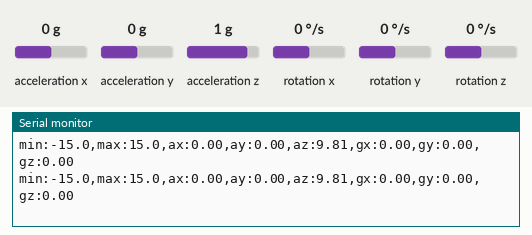
This program was run on a simulated ESP32. On the bench: the last lines printed to the serial monitor. Wiring (inferred from the names in the program): MPU-9250 motion sensor at I2C address 0x68. Inputs (shaded band) come from the test bench; at power-on: acceleration x 0 g, acceleration y 0 g, acceleration z 1 g, rotation x 0 °/s, rotation y 0 °/s, rotation z 0 °/s. The local clock reads 2024-03-15 10:24:30 at power-on unless the program sets it; storage starts empty.

Above: at 3.0 s.
3.1 s: acceleration x set to -1.4 g
At 3.8 s:
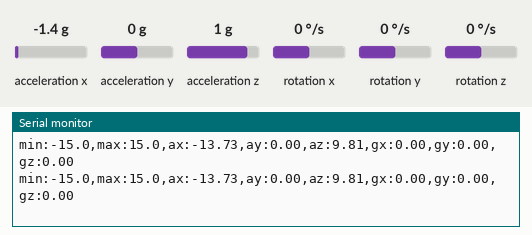
4.6 s: acceleration y set to -1.4 g
At 5.1 s:
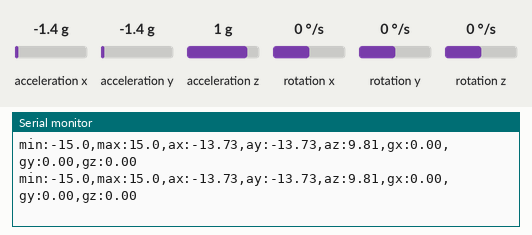
6.1 s: acceleration z set to -1.4 g
At 6.9 s:
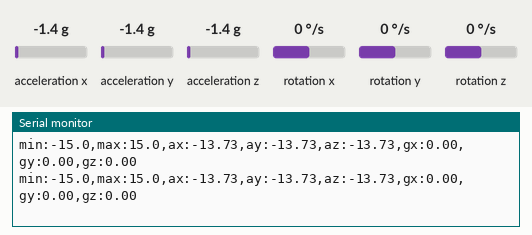
7.6 s: rotation x set to -192 °/s
At 8.5 s:
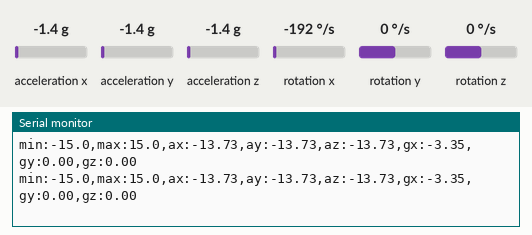
9.1 s: rotation y set to -192 °/s
At 9.7 s:
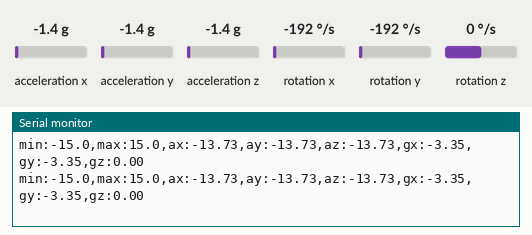

Measured:
- after the input at 3.1 s, the serial monitor: prints a new line at once (image 1)
- after the input at 4.6 s, the serial monitor: prints a new line at once (image 2)
- after the input at 6.1 s, the serial monitor: prints a new line at once (image 3)
- after the input at 7.6 s, the serial monitor: prints a new line at once (image 4)
- after the input at 9.1 s, the serial monitor: prints a new line at once (image 5)

The program:

main.cpp
```cpp
// ============================================================================
// Schindler Car Node — Dual-Core FreeRTOS Architecture
// ============================================================================
//
// CORE 1 (IMU & Sampling):
//   - Samples MPU6500 (raw register I²C, untouched original code)
//   - Fast Serial Plotter output
//   - DS3231 RTC timestamping (Wire1, GPIO 16/17)
//   - Pushes measurements into a lock-free FreeRTOS Queue (non-blocking)
//   - Runs at a strict, uninterrupted 50 Hz!
//
// CORE 0 (SD Card Logging & WiFi Telemetry):
//   - Drains the FreeRTOS Queue
//   - Writes CSV lines to SD card and flushes periodically
//   - Broadcasts live UDP packets to laptop
//   - Handles SD card retries without ever stalling the IMU!
//
// WIRING
// ──────────────────────────────────────────────────
//  MPU6500   →  ESP32          (I²C bus 0 — Wire)
//    VCC        3V3
//    GND        GND
//    SDA        GPIO 21
//    SCL        GPIO 22
//
//  DS3231    →  ESP32          (I²C bus 1 — Wire1)
//    VCC        3V3
//    GND        GND
//    SDA        GPIO 16
//    SCL        GPIO 17
//
//  SD Card   →  ESP32          (SPI — VSPI)
//    VCC        5V / VIN  (or 3V3 if module has no regulator)
//    GND        GND
//    CS         GPIO 5
//    MOSI       GPIO 23
//    MISO       GPIO 19
//    SCK        GPIO 18
// ──────────────────────────────────────────────────

#include <Arduino.h>
#include <Wire.h>
#include <RTClib.h>
#include <SPI.h>
#include <SD.h>
#include <WiFi.h>
#include <WiFiUdp.h>

// ---- WiFi Access Point ----
const char* AP_SSID = "Schindler_CarNode";
const char* AP_PASS = "schindler5000";
#define UDP_PORT 4210

// ---- Pin map ----
#define SDA_PIN     21   // IMU I²C (bus 0)
#define SCL_PIN     22
#define RTC_SDA_PIN 16   // RTC I²C (bus 1) — separate bus, same 0x68 address
#define RTC_SCL_PIN 17
#define SD_CS_PIN    5
#define MPU_ADDR  0x68

// ---- IMU calibration (unchanged) ----
const float ACCEL_OFFSET[3] = {0.0, 0.0, 0.0};  // m/s^2
const float GYRO_OFFSET[3]  = {0.0, 0.0, 0.0};  // rad/s

// ---- FreeRTOS Queue for Core 0 <-> Core 1 Decoupling ----
struct ImuRecord {
  unsigned long sample;
  char timestamp[22];
  unsigned long ms;
  float ax, ay, az;
  float gx, gy, gz;
};

#define QUEUE_CAPACITY 150  // 150 items = 3 seconds buffer at 50 Hz
QueueHandle_t dataQueue;

// ---- Peripherals ----
TwoWire rtcWire(1);          // second I²C peripheral for the RTC
RTC_DS3231 rtc;
WiFiUDP udp;
File logFile;

const char* LOG_FILENAME = "/car_data.csv";
unsigned long sampleCount = 0;
volatile bool sdReady  = false;
bool rtcReady = false;

// ---- IMU register write (unchanged) ----
uint8_t writeReg(uint8_t reg, uint8_t val) {
  Wire.beginTransmission(MPU_ADDR);
  Wire.write(reg);
  Wire.write(val);
  return Wire.endTransmission();
}

// ============================================================================
// CORE 0 TASK: SD Card Writer & WiFi Telemetry Worker
// ============================================================================
void sdLoggingTask(void *pvParameters) {
  // Initialize SD card on Core 0
  SPI.begin(18, 19, 23, SD_CS_PIN);
  pinMode(SD_CS_PIN, OUTPUT);
  digitalWrite(SD_CS_PIN, HIGH);

  bool sdOk = SD.begin(SD_CS_PIN, SPI, 4000000);
  if (!sdOk) {
    vTaskDelay(pdMS_TO_TICKS(100));
    sdOk = SD.begin(SD_CS_PIN, SPI, 1000000);
  }

  if (sdOk) {
    logFile = SD.open(LOG_FILENAME, FILE_APPEND);
    if (logFile) {
      // If new file, write CSV header
      if (logFile.size() == 0) {
        logFile.println("sample,timestamp,millis,ax_ms2,ay_ms2,az_ms2,gx_rads,gy_rads,gz_rads");
        logFile.flush();
      }
      sdReady = true;
      Serial.println(">>> Core 0: SD card logging active ✓ <<<");
    }
  } else {
    Serial.println(">>> Core 0: SD card not ready yet. Retrying in background... <<<");
  }

  ImuRecord rec;
  char csvRow[160];
  unsigned long lastRetry = 0;

  while (true) {
    // Wait for sample from Core 1 queue (blocking wait, zero CPU usage when empty)
    if (xQueueReceive(dataQueue, &rec, pdMS_TO_TICKS(100)) == pdTRUE) {
      snprintf(csvRow, sizeof(csvRow),
               "%lu,%s,%lu,%.4f,%.4f,%.4f,%.4f,%.4f,%.4f",
               rec.sample, rec.timestamp, rec.ms,
               rec.ax, rec.ay, rec.az, rec.gx, rec.gy, rec.gz);

      // --- Write to SD Card ---
      if (sdReady && logFile) {
        logFile.println(csvRow);
        // Flush every 50 samples (~1s) to commit NAND flash blocks
        if (rec.sample % 50 == 0) {
          logFile.flush();
        }
      }

      // --- Broadcast via UDP to Laptop ---
      udp.beginPacket(IPAddress(192, 168, 4, 255), UDP_PORT);
      udp.println(csvRow);
      udp.endPacket();
    }

    // --- Background SD Reconnect if disconnected ---
    unsigned long now = millis();
    if (!sdReady && (now - lastRetry > 3000)) {
      lastRetry = now;
      if (SD.begin(SD_CS_PIN, SPI, 1000000)) {
        logFile = SD.open(LOG_FILENAME, FILE_APPEND);
        if (logFile) {
          if (logFile.size() == 0) {
            logFile.println("sample,timestamp,millis,ax_ms2,ay_ms2,az_ms2,gx_rads,gy_rads,gz_rads");
          }
          sdReady = true;
          Serial.println("\n>>> Core 0: [SD CARD DETECTED & LOGGING STARTED] <<<");
        }
      }
    }
  }
}

// ============================================================================
// SETUP
// ============================================================================
void setup() {
  Serial.begin(115200);
  delay(100);
  Serial.println("\n=== Schindler Car Node (Dual-Core) ===");

  // Create queue: 150 items capacity (~3 seconds buffer for SD flash lag)
  dataQueue = xQueueCreate(QUEUE_CAPACITY, sizeof(ImuRecord));
  if (dataQueue == NULL) {
    Serial.println("Error creating FreeRTOS queue!");
  }

  // --- WiFi Access Point ---
  WiFi.softAP(AP_SSID, AP_PASS);
  delay(100);
  Serial.printf("WiFi AP : %s  (pass: %s)\n", AP_SSID, AP_PASS);
  Serial.printf("AP IP   : %s\n", WiFi.softAPIP().toString().c_str());
  Serial.printf("UDP port: %d\n", UDP_PORT);
  udp.begin(UDP_PORT);

  // --- IMU I²C bus (unchanged) ---
  Wire.begin(SDA_PIN, SCL_PIN);
  Wire.setClock(400000); // 400kHz fast-mode I2C for fluid plotting

  while (writeReg(0x6B, 0x01) != 0) {
    Serial.println("MPU not responding, check wiring...");
    delay(1000);
  }
  delay(100);
  writeReg(0x1A, 0x03);  // DLPF ~42 Hz for cleaner curves without lag
  writeReg(0x1B, 0x08);  // +-500 deg/s -> 65.5 LSB/(deg/s)
  writeReg(0x1C, 0x08);  // +-4 g        -> 8192 LSB/g
  Serial.println("MPU6500 ready.");

  // --- RTC on second I²C bus (avoids 0x68 clash with MPU) ---
  rtcWire.begin(RTC_SDA_PIN, RTC_SCL_PIN);
  if (!rtc.begin(&rtcWire)) {
    Serial.println("DS3231 RTC not found!  (check wiring on GPIO 16/17)");
  } else {
    rtcReady = true;
    if (rtc.lostPower()) {
      Serial.println("RTC lost power — setting to compile time.");
      rtc.adjust(DateTime(F(__DATE__), F(__TIME__)));
    }
    DateTime now = rtc.now();
    Serial.printf("RTC ready: %04d-%02d-%02d %02d:%02d:%02d\n",
                  now.year(), now.month(), now.day(),
                  now.hour(), now.minute(), now.second());
  }

  // --- Launch SD / WiFi Worker Task on CORE 0 ---
  xTaskCreatePinnedToCore(
    sdLoggingTask,       /* Function to implement the task */
    "SD_Worker",         /* Name of the task */
    8192,                /* Stack size in bytes */
    NULL,                /* Task input parameter */
    1,                   /* Priority of the task */
    NULL,                /* Task handle */
    0                    /* Core where task should run (Core 0) */
  );

  Serial.println("\nCore 1 dedicated to high-speed IMU sampling.");
  Serial.println("Core 0 handling SD logging + UDP telemetry.");
  Serial.println("──────────────────────────────────────────────────");
  delay(1500);
}

// ============================================================================
// CORE 1 LOOP: Dedicated IMU Sampling & Plotting
// ============================================================================
void loop() {
  // ================================================================
  // IMU read — everything from here to the Serial.printf is UNCHANGED
  // ================================================================
  Wire.beginTransmission(MPU_ADDR);
  Wire.write(0x3B);
  Wire.endTransmission(false);

  if (Wire.requestFrom((uint8_t)MPU_ADDR, (size_t)14) != 14) {
    return;
  }

  int16_t raw[7];
  for (int i = 0; i < 7; i++) {
    uint8_t hi = Wire.read();
    raw[i] = (int16_t)((hi << 8) | Wire.read());
  }

  // Unit conversions
  float ax = (raw[0] / 8192.0 * 9.80665) - ACCEL_OFFSET[0];
  float ay = (raw[1] / 8192.0 * 9.80665) - ACCEL_OFFSET[1];
  float az = (raw[2] / 8192.0 * 9.80665) - ACCEL_OFFSET[2];
  float gx = (raw[4] / 65.5 * DEG_TO_RAD) - GYRO_OFFSET[0];
  float gy = (raw[5] / 65.5 * DEG_TO_RAD) - GYRO_OFFSET[1];
  float gz = (raw[6] / 65.5 * DEG_TO_RAD) - GYRO_OFFSET[2];

  // Serial Plotter format: "Label1:Value1,Label2:Value2,..."
  // Pinning min/max prevents the auto-scaler from snapping erratically
  Serial.printf("min:-15.0,max:15.0,ax:%.2f,ay:%.2f,az:%.2f,gx:%.2f,gy:%.2f,gz:%.2f\n",
                ax, ay, az, gx, gy, gz);
  // ================================================================
  // END of original IMU code
  // ================================================================

  // --- Timestamp ---
  unsigned long ms = millis();
  char tsBuf[22];
  if (rtcReady) {
    DateTime now = rtc.now();
    snprintf(tsBuf, sizeof(tsBuf), "%04d-%02d-%02d %02d:%02d:%02d",
             now.year(), now.month(), now.day(),
             now.hour(), now.minute(), now.second());
  } else {
    strncpy(tsBuf, "NO_RTC", sizeof(tsBuf));
  }

  // --- Push to Core 0 FreeRTOS Queue (non-blocking, timeout 0) ---
  ImuRecord rec;
  rec.sample = ++sampleCount;
  strncpy(rec.timestamp, tsBuf, sizeof(rec.timestamp));
  rec.ms = ms;
  rec.ax = ax; rec.ay = ay; rec.az = az;
  rec.gx = gx; rec.gy = gy; rec.gz = gz;

  // xQueueSend with 0 timeout never waits; if queue is full during extreme lag,
  // it gracefully skips without delaying IMU sampling!
  xQueueSend(dataQueue, &rec, 0);

  delay(20); // 50 Hz refresh rate for smooth animations
}
```
